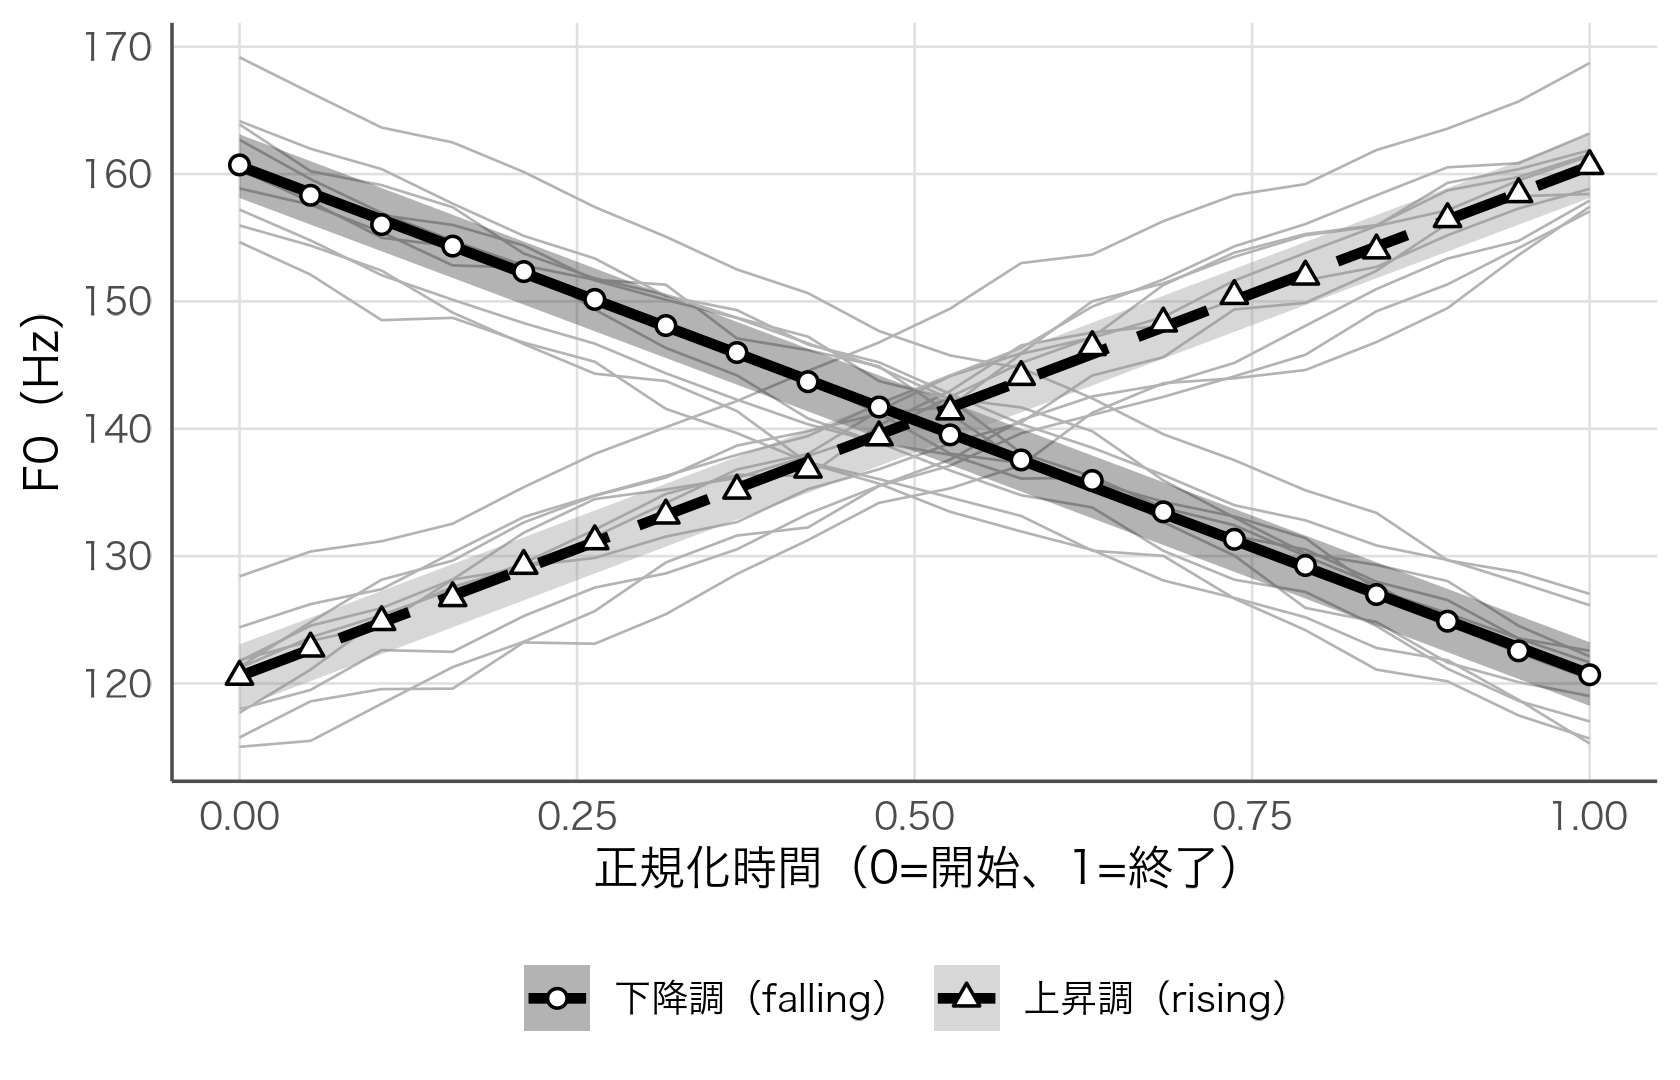

This figure's R source:
# 図7-1：F0軌跡の擬似データ（第7章、set.seed(1)）とGAMM。コードは本文・ノートブックと同一設定
source("figures/style.R")
suppressPackageStartupMessages({library(tidyverse); library(mgcv); library(itsadug)})
set.seed(1)
n_speaker <- 10; n_trial <- 15; time_points <- seq(0, 1, length.out = 20)
traj_data <- expand_grid(speaker = paste0("S", sprintf("%02d", 1:n_speaker)), trial = 1:n_trial, time = time_points) %>%
  mutate(condition = if_else(trial <= n_trial / 2, "rising", "falling"),
         speaker_offset = rnorm(n_speaker, 0, 5)[as.numeric(factor(speaker))],
         base = if_else(condition == "rising", 120 + 40 * time, 160 - 40 * time))
true_rho <- 0.7
ar_errors <- traj_data %>% group_by(speaker, trial) %>%
  group_modify(~ { e <- numeric(nrow(.x)); e[1] <- rnorm(1, 0, 3)
    for (t in 2:length(e)) e[t] <- true_rho * e[t - 1] + rnorm(1, 0, 3 * sqrt(1 - true_rho^2))
    tibble(ar_e = e) }) %>% ungroup() %>% pull(ar_e)
traj_data$F0 <- traj_data$base + traj_data$speaker_offset + ar_errors
traj_data <- traj_data %>% mutate(condition = factor(condition), speaker = factor(speaker))

model_gamm <- bam(F0 ~ condition + s(time, by = condition, k = 10) + s(time, speaker, bs = "fs", m = 1), data = traj_data)
print(round(summary(model_gamm)$p.table, 5)); print(round(summary(model_gamm)$s.table, 2))
# AR(1)（本文7.3と同じ手順）。start_event は素のdata.frameで
traj_data <- start_event(as.data.frame(traj_data), column = "time", event = c("speaker", "trial"), label.event = "Event")
traj_data$start.event <- traj_data$start.event
model_gamm <- bam(F0 ~ condition + s(time, by = condition, k = 10) + s(time, speaker, bs = "fs", m = 1), data = traj_data)
not_first <- !traj_data$start.event
r0 <- resid(model_gamm); rho_est <- cor(r0[not_first], r0[which(not_first) - 1]); cat("rho", rho_est, "\n")
model_ar <- bam(F0 ~ condition + s(time, by = condition, k = 10) + s(time, speaker, bs = "fs", m = 1),
                data = traj_data, rho = rho_est, AR.start = traj_data$start.event)
cat("sig2", model_gamm$sig2, model_ar$sig2, "\n")

# 話者の効果を除いた母集団レベルの曲線と95%帯
nd <- expand.grid(time = time_points, condition = levels(traj_data$condition), speaker = levels(traj_data$speaker)[1])
band <- function(m, lab) {
  pr <- predict(m, nd, exclude = "s(time,speaker)", se.fit = TRUE, newdata.guaranteed = TRUE)
  nd %>% mutate(fit = pr$fit, lo = fit - 1.96 * pr$se.fit, hi = fit + 1.96 * pr$se.fit, model = lab)
}
b0 <- band(model_gamm, "AR(1)なし"); b1 <- band(model_ar, "AR(1)あり")
print(b0 %>% group_by(condition) %>% summarise(w = mean(hi - lo)))
print(b1 %>% group_by(condition) %>% summarise(w = mean(hi - lo)))
cl <- c(falling = "下降調（falling）", rising = "上昇調（rising）")
obs <- traj_data %>% group_by(condition, time) %>% summarise(F0 = mean(F0), .groups = "drop")
tj <- traj_data %>% group_by(speaker, condition, time) %>% summarise(F0 = mean(F0), .groups = "drop")

p1 <- ggplot() +
  geom_line(data = tj, aes(time, F0, group = interaction(speaker, condition)), colour = "grey70", linewidth = 0.3) +
  geom_ribbon(data = b0, aes(time, ymin = lo, ymax = hi, fill = condition), alpha = 0.35) +
  geom_line(data = b0, aes(time, fit, linetype = condition), linewidth = 1.2, colour = "black") +
  geom_point(data = obs, aes(time, F0, shape = condition), size = 1.8, fill = "white", stroke = 0.6) +
  scale_fill_manual(values = GREYS, labels = cl, name = NULL) +
  scale_linetype_manual(values = c("solid", "longdash"), labels = cl, name = NULL) +
  scale_shape_manual(values = c(21, 24), labels = cl, name = NULL) +
  labs(x = "正規化時間（0=開始、1=終了）", y = "F0（Hz）")
save_fig(p1, "ch07_gamm_fit", w = 5.6, h = 3.6)
